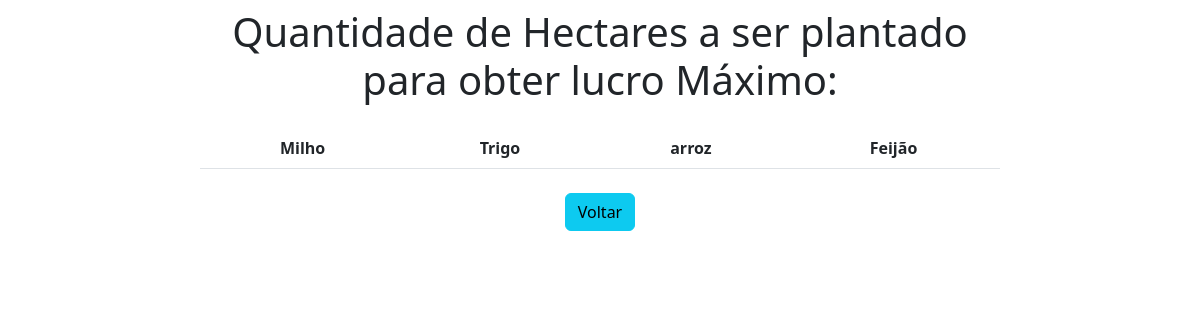
The app's page /otimizacao/ with its own data.
### app/models.py (models this page shows)
class Produto(models.Model):
    nome = models.CharField(max_length=150)
    descricao = models.CharField(max_length=150)
    trabalhadores = models.IntegerField()
    fertilizantes = models.IntegerField()
    lucro = models.IntegerField()

### app/views.py (the view)
# urls.py: path('otimizacao/', otimizacao),
def otimizacao(request):
    data = {}
    data['obj'] = resultado
    data['produto'] =  Produto.objects.all()
    return render(request, 'otimizacao.html',data)

### app/templates/otimizacao.html (shortened to what this page needs)
<!DOCTYPE html>
<html lang="en">
<head>
    <link rel="stylesheet" href="https://cdn.jsdelivr.net/npm/bootstrap@5.2.0/dist/css/bootstrap.min.css">
</head>
<body>
<div class="col-8 m-auto pt-2 pb-2 text-center" >
<h1>Quantidade de Hectares a ser plantado para obter lucro Máximo: </h1>
</div>
<div class="col-8 m-auto pt-2 pb-2 text-center" >
    <table class="table">
  <thead class="thead-dark">
    <tr>
    {% for p in produto %}
        <th scope="col">{{p.nome}}</th>
    {% endfor %}
    </tr>
  </thead>
</table>
  <div class="col-8 m-auto pt-2 pb-2 text-center">
<a href="/" class="btn btn-info">Voltar</a>
</div>
</div>
<br>
</body>
</html>

### records on screen
Produto: nome "Milho"
Produto: nome "Trigo"
Produto: nome "arroz"
Produto: nome "Feijão"
